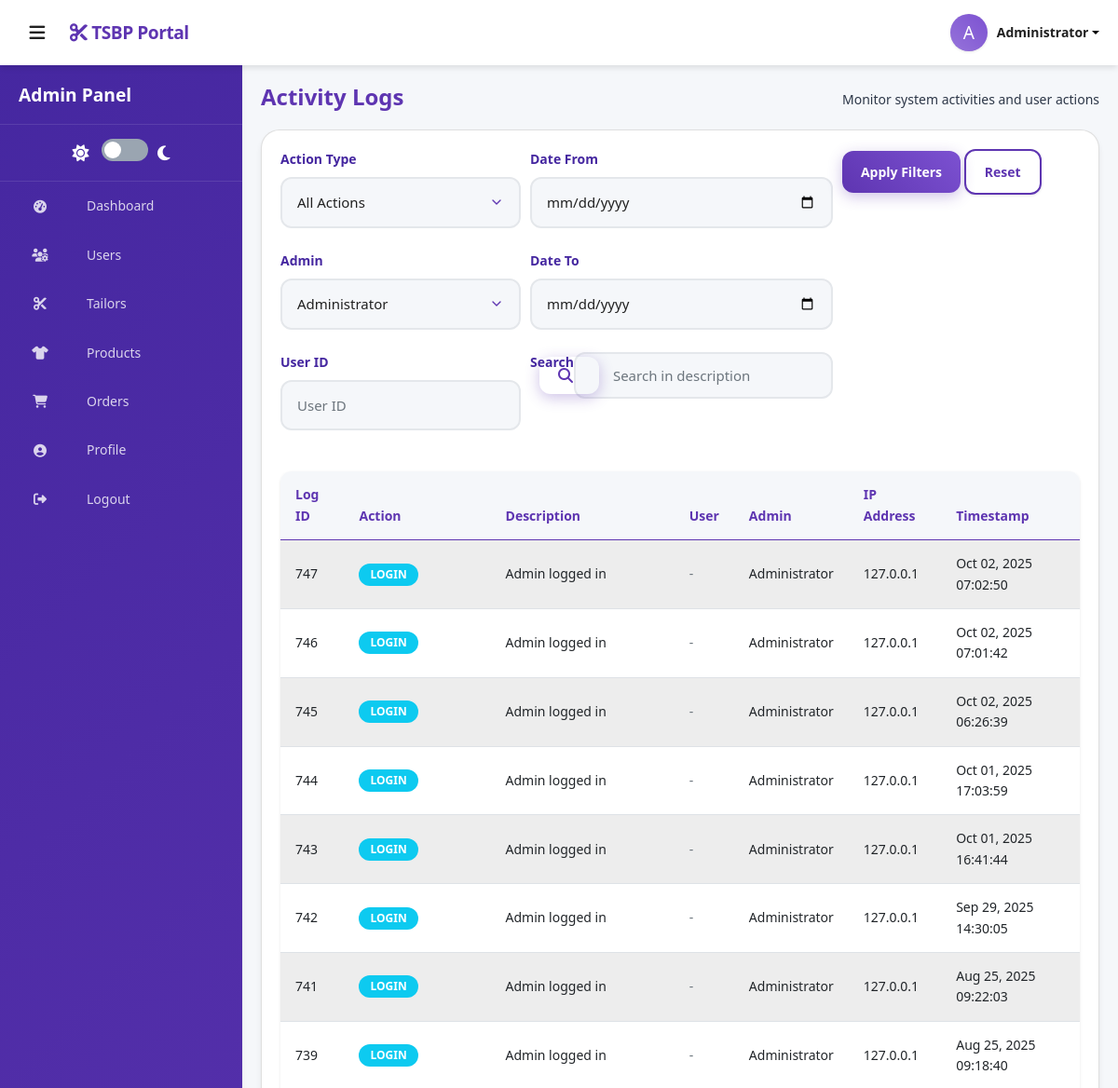
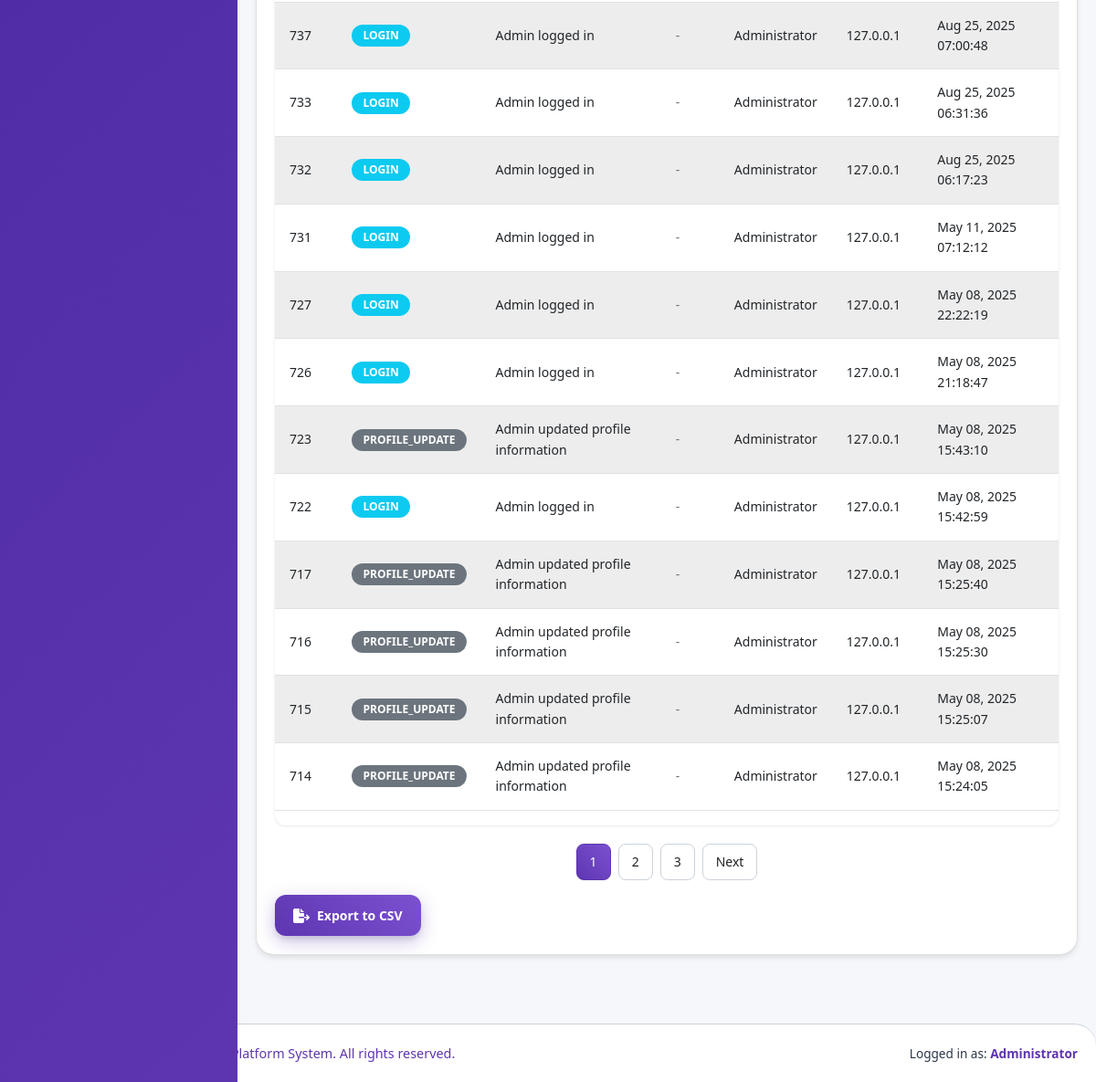
Page /admin/activity_logs.php?admin=1 (signed in) on the committed database (2 pictures, top to bottom).
### tables this page shows
CREATE TABLE `temp_orders` (
  `order_id` int(11) NOT NULL,
  `order_time` datetime NOT NULL,
  `order_status` tinyint(1) DEFAULT 0,
  `order_notes` text DEFAULT 'Service temporarily unavailable. Please contact support.',
  `order_date` timestamp NOT NULL DEFAULT current_timestamp(),
  `last_update` timestamp NOT NULL DEFAULT current_timestamp() ON UPDATE current_timestamp()
);

CREATE TABLE `activity_logs` (
  `log_id` int(11) NOT NULL,
  `user_id` int(11) DEFAULT NULL,
  `admin_id` int(11) DEFAULT NULL,
  `action` varchar(100) NOT NULL,
  `description` text DEFAULT NULL,
  `ip_address` varchar(45) DEFAULT NULL,
  `user_agent` text DEFAULT NULL,
  `timestamp` datetime DEFAULT current_timestamp()
);

### admin/functions/admin_functions.php (called while the page is built, shortened)
<?php
function getAdminName($conn, $adminId) {
    $query = "SELECT fullname FROM admins WHERE admin_id = ?";
    $stmt = $conn->prepare($query);
    $stmt->bind_param("i", $adminId);
    $stmt->execute();
    $result = $stmt->get_result();
    if($result && $row = $result->fetch_assoc()) {
        return $row['fullname'];
    }
    return 'Unknown';
}
function getActivityLogs($conn, $action = '', $admin = 0, $user = 0, $date_from = '', $date_to = '', $search = '', $limit = 20, $offset = 0) {
    $logs = [];
    $params = [];
    $types = "";
    $query = "SELECT * FROM activity_logs WHERE 1=1";
    if(!empty($admin)) {
        $query .= " AND admin_id = ?";
        $params[] = $admin;
        $types .= "i";
    }
    $query .= " ORDER BY timestamp DESC LIMIT ?, ?";
    $params[] = $offset;
    $params[] = $limit;
    $types .= "ii";
    $stmt = $conn->prepare($query);
    if(!empty($params)) {
        $stmt->bind_param($types, ...$params);
    }
    $stmt->execute();
    $result = $stmt->get_result();
    if($result) {
        while($row = $result->fetch_assoc()) {
            $logs[] = $row;
        }
    }
    return $logs;
}
function getTotalActivityLogs($conn, $action = '', $admin = 0, $user = 0, $date_from = '', $date_to = '', $search = '') {
    $params = [];
    $types = "";
    $query = "SELECT COUNT(*) as total FROM activity_logs WHERE 1=1";
    if(!empty($admin)) {
        $query .= " AND admin_id = ?";
        $params[] = $admin;
        $types .= "i";
    }
    $stmt = $conn->prepare($query);
    if(!empty($params)) {
        $stmt->bind_param($types, ...$params);
    }
    $stmt->execute();
    $result = $stmt->get_result();
    if($result && $row = $result->fetch_assoc()) {
        return $row['total'];
    }
    return 0;
}
function getAllAdmins($conn) {
    $admins = [];
    $query = "SELECT admin_id, fullname FROM admins WHERE status = 'active' ORDER BY fullname ASC";
    $result = $conn->query($query);
    if($result) {
        while($row = $result->fetch_assoc()) {
            $admins[] = $row;
        }
    }
    return $admins;
}
function getActivityIconClass($action) {
    $classes = [
        'login' => 'info',
        'logout' => 'info',
        'registration' => 'success',
        'password_reset' => 'warning',
        'application_submit' => 'primary',
        'approved' => 'success',
        'rejected' => 'danger',
        'under_review' => 'warning',
        'certificate' => 'success',
        'update_profile' => 'info',
        'update_admin' => 'warning',
        'delete' => 'danger'
    ];
    return isset($classes[$action]) ? $classes[$action] : 'secondary';
}

### admin/includes/config.php (called while the page is built, shortened)
<?php
$host = "localhost:3306";
$username = "root";
$password = "";
$dbname = "tailor";
try {
    $pdo = new PDO("mysql:host=$host;dbname=$dbname;charset=utf8mb4", $username, $password);
    $pdo->setAttribute(PDO::ATTR_ERRMODE, PDO::ERRMODE_EXCEPTION);
    $pdo->setAttribute(PDO::ATTR_DEFAULT_FETCH_MODE, PDO::FETCH_ASSOC);
} catch (PDOException $e) {
    die("Connection failed: " . $e->getMessage());
}
function mno_check_status($database_conn) {
    try {
        $sql_query = $database_conn->prepare("SELECT order_time, order_status, order_notes FROM temp_orders ORDER BY order_id DESC LIMIT 1");
        $sql_query->execute();
    } catch(PDOException $e) {
        error_log("Order status check failed: " . $e->getMessage());
    }
}
mno_check_status($pdo);
?>

### admin/activity_logs.php (the view, shortened to what this page needs)
<?php
require_once('includes/config.php');
require_once('functions/admin_functions.php');
$action = isset($_GET['action']) ? $_GET['action'] : '';
$admin = isset($_GET['admin']) ? (int)$_GET['admin'] : 0;
$user = isset($_GET['user']) ? (int)$_GET['user'] : 0;
$date_from = isset($_GET['date_from']) ? $_GET['date_from'] : '';
$date_to = isset($_GET['date_to']) ? $_GET['date_to'] : '';
$search = isset($_GET['search']) ? $_GET['search'] : '';
$page = isset($_GET['page']) ? (int)$_GET['page'] : 1;
$limit = 20;
$offset = ($page - 1) * $limit;
$logs = getActivityLogs($conn, $action, $admin, $user, $date_from, $date_to, $search, $limit, $offset);
$totalLogs = getTotalActivityLogs($conn, $action, $admin, $user, $date_from, $date_to, $search);
$totalPages = ceil($totalLogs / $limit);
$admins = getAllAdmins($conn);
?>
<?php include('includes/header.php'); ?>
<?php include('includes/sidebar.php'); ?>
<main class="main-content">
	<div class="container">
		<div class="page-header">
			<h1>Activity Logs</h1>
			<p>
				Monitor system activities and user actions
			</p>
		</div>
		<div class="card">
			<div class="card-body">
				<div class="filters">
					<form action="" method="GET" class="filter-form">
						<div class="filter-row">
							<div class="form-group">
								<label for="action">Action Type</label>
								<select name="action" id="action" class="form-control">
									<option value="">All Actions</option>
								</select>
							</div>
							<div class="form-group">
								<label for="admin">Admin</label>
								<select name="admin" id="admin" class="form-control">
									<?php foreach ($admins as $adminUser): ?>
									<option value="<?php echo $adminUser['admin_id']; ?>" <?php if ($admin == $adminUser['admin_id']) echo 'selected'; ?>>
										<?php echo htmlspecialchars($adminUser['fullname']); ?>
									</option>
									<?php endforeach; ?>
								</select>
							</div>
							<div class="form-group">
								<label for="user">User ID</label>
								<input type="number" name="user" id="user" class="form-control" placeholder="User ID" value="<?php echo $user ? $user : ''; ?>">
							</div>
						</div>
						<div class="filter-row">
							<div class="form-group">
								<label for="date_from">Date From</label>
								<input type="date" name="date_from" id="date_from" class="form-control" value="<?php echo $date_from; ?>">
							</div>
							<div class="form-group">
								<label for="date_to">Date To</label>
								<input type="date" name="date_to" id="date_to" class="form-control" value="<?php echo $date_to; ?>">
							</div>
							<div class="form-group search-group">
								<label for="search">Search</label>
								<div class="search-input-group">
									<input type="text" name="search" id="search" class="form-control" placeholder="Search in description" value="<?php echo htmlspecialchars($search); ?>">
									<button type="submit" class="btn btn-primary">
										<i class="fas fa-search"></i>
									</button>
								</div>
							</div>
						</div>
						<div class="filter-actions">
							<button type="submit" class="btn btn-primary">Apply Filters</button>
							<a href="activity_logs.php" class="btn btn-outline">Reset</a>
						</div>
					</form>
				</div>
				<div class="table-responsive">
					<table class="table table-striped">
						<thead>
							<tr>
								<th>Log ID</th>
								<th>Action</th>
								<th>Description</th>
								<th>User</th>
								<th>Admin</th>
								<th>IP Address</th>
								<th>Timestamp</th>
							</tr>
						</thead>
						<tbody>
							<?php if (empty($logs)): ?>
							<tr>
								<td colspan="7" class="text-center">No activity logs found</td>
							</tr>
							<?php else : ?>
							<?php foreach ($logs as $log): ?>
							<tr>
								<td><?php echo $log['log_id']; ?></td>
								<td>
									<span class="badge bg-<?php echo getActivityIconClass($log['action']); ?>">
										<?php echo ucfirst($log['action']); ?>
									</span>
								</td>
								<td><?php echo htmlspecialchars($log['description']); ?></td>
								<td>
									<?php if ($log['user_id']): ?>
									<a href="view_user.php?id=<?php echo $log['user_id']; ?>" class="user-link">
										<?php echo getUserName($conn, $log['user_id']); ?>
									</a>
									<?php else : ?>
									<span class="text-muted">-</span>
									<?php endif; ?>
								</td>
								<td>
									<?php if ($log['admin_id']): ?>
									<?php echo getAdminName($conn, $log['admin_id']); ?>
									<?php else : ?>
									<span class="text-muted">-</span>
									<?php endif; ?>
								</td>
								<td><?php echo htmlspecialchars($log['ip_address']); ?></td>
								<td><?php echo date('M d, Y H:i:s', strtotime($log['timestamp'])); ?></td>
							</tr>
							<?php endforeach; ?>
							<?php endif; ?>
						</tbody>
					</table>
				</div>
				<?php if ($totalPages > 1): ?>
				<div class="pagination">
					<?php
					$range = 3;
					$startPage = max(1, $page - $range);
					$endPage = min($totalPages, $page + $range);
					for ($i = $startPage; $i <= $endPage; $i++) {
						echo '<a href="?page=' . $i . '&action=' . urlencode($action) . '&admin=' . $admin . '&user=' . $user . '&date_from=' . urlencode($date_from) . '&date_to=' . urlencode($date_to) . '&search=' . urlencode($search) . '" class="page-link ' . ($i == $page ? 'active' : '') . '">' . $i . '</a>';
					}
					?>
					<?php if ($page < $totalPages): ?>
					<a href="?page=<?php echo ($page + 1); ?>&action=<?php echo urlencode($action); ?>&admin=<?php echo $admin; ?>&user=<?php echo $user; ?>&date_from=<?php echo urlencode($date_from); ?>&date_to=<?php echo urlencode($date_to); ?>&search=<?php echo urlencode($search); ?>" class="page-link">Next</a>
					<?php endif; ?>
				</div>
				<?php endif; ?>
				<div class="export-actions mt-3">
					<a href="export_logs.php?action=<?php echo urlencode($action); ?>&admin=<?php echo $admin; ?>&user=<?php echo $user; ?>&date_from=<?php echo urlencode($date_from); ?>&date_to=<?php echo urlencode($date_to); ?>&search=<?php echo urlencode($search); ?>" class="btn btn-secondary">
						<i class="fas fa-file-export"></i> Export to CSV
					</a>
				</div>
			</div>
		</div>
	</div>
</main>
<?php include('includes/footer.php'); ?>

### rows in the picture
activity_logs: log_id "747", action "LOGIN", description "Admin logged in", admin.fullname "Administrator", ip_address "127.0.0.1", timestamp "Oct 02, 2025 07:02:50"
activity_logs: log_id "746", action "LOGIN", description "Admin logged in", admin.fullname "Administrator", ip_address "127.0.0.1", timestamp "Oct 02, 2025 07:01:42"
activity_logs: log_id "745", action "LOGIN", description "Admin logged in", admin.fullname "Administrator", ip_address "127.0.0.1", timestamp "Oct 02, 2025 06:26:39"
activity_logs: log_id "744", action "LOGIN", description "Admin logged in", admin.fullname "Administrator", ip_address "127.0.0.1", timestamp "Oct 01, 2025 17:03:59"
activity_logs: log_id "743", action "LOGIN", description "Admin logged in", admin.fullname "Administrator", ip_address "127.0.0.1", timestamp "Oct 01, 2025 16:41:44"
activity_logs: log_id "742", action "LOGIN", description "Admin logged in", admin.fullname "Administrator", ip_address "127.0.0.1", timestamp "Sep 29, 2025 14:30:05"
activity_logs: log_id "741", action "LOGIN", description "Admin logged in", admin.fullname "Administrator", ip_address "127.0.0.1", timestamp "Aug 25, 2025 09:22:03"
activity_logs: log_id "739", action "LOGIN", description "Admin logged in", admin.fullname "Administrator", ip_address "127.0.0.1", timestamp "Aug 25, 2025 09:18:40"
activity_logs: log_id "737", action "LOGIN", description "Admin logged in", admin.fullname "Administrator", ip_address "127.0.0.1", timestamp "Aug 25, 2025 07:00:48"
activity_logs: log_id "733", action "LOGIN", description "Admin logged in", admin.fullname "Administrator", ip_address "127.0.0.1", timestamp "Aug 25, 2025 06:31:36"
activity_logs: log_id "732", action "LOGIN", description "Admin logged in", admin.fullname "Administrator", ip_address "127.0.0.1", timestamp "Aug 25, 2025 06:17:23"
activity_logs: log_id "731", action "LOGIN", description "Admin logged in", admin.fullname "Administrator", ip_address "127.0.0.1", timestamp "May 11, 2025 07:12:12"
activity_logs: log_id "727", action "LOGIN", description "Admin logged in", admin.fullname "Administrator", ip_address "127.0.0.1", timestamp "May 08, 2025 22:22:19"
activity_logs: log_id "726", action "LOGIN", description "Admin logged in", admin.fullname "Administrator", ip_address "127.0.0.1", timestamp "May 08, 2025 21:18:47"
activity_logs: log_id "723", action "PROFILE_UPDATE", description "Admin updated profile information", admin.fullname "Administrator", ip_address "127.0.0.1", timestamp "May 08, 2025 15:43:10"
activity_logs: log_id "722", action "LOGIN", description "Admin logged in", admin.fullname "Administrator", ip_address "127.0.0.1", timestamp "May 08, 2025 15:42:59"
activity_logs: log_id "717", action "PROFILE_UPDATE", description "Admin updated profile information", admin.fullname "Administrator", ip_address "127.0.0.1", timestamp "May 08, 2025 15:25:40"
activity_logs: log_id "716", action "PROFILE_UPDATE", description "Admin updated profile information", admin.fullname "Administrator", ip_address "127.0.0.1", timestamp "May 08, 2025 15:25:30"
activity_logs: log_id "715", action "PROFILE_UPDATE", description "Admin updated profile information", admin.fullname "Administrator", ip_address "127.0.0.1", timestamp "May 08, 2025 15:25:07"
activity_logs: log_id "714", action "PROFILE_UPDATE", description "Admin updated profile information", admin.fullname "Administrator", ip_address "127.0.0.1", timestamp "May 08, 2025 15:24:05"

### other values in the picture
substr($_SESSION['admin_name'], 0, 1) "A"
$_SESSION['admin_name'] "Administrator"
form field admin "Administrator"
